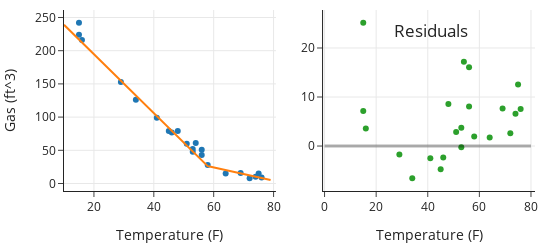

Notebook code cell kept with this figure:
### Markdown cell above
Let's overlay the bent-line fit on the scatter plot and examine the residuals to get a better idea as to the quality of the fit.

### Code cell
err58 = (y_test - y_pred_test).loc[: , "ccf"]
err58

temp = np.arange(10, 80, 1)
temp58p = (temp - 58) * (temp >= 58)

Xs = pd.DataFrame(data= np.transpose([temp,temp58p]), columns=['temp', 'temp58p'])
y_hats = bend_final.predict(Xs).flatten()


fig = make_subplots(rows=1, cols=2)

fig.add_trace(
    go.Scatter(x=X_test['temp'], y=y_test["ccf"], mode='markers'),
    row=1, col=1)

fig.add_trace(
    go.Scatter(x=Xs['temp'], y=y_hats),
    row=1, col=1)
fig.update_xaxes(title='Temperature (F)', row=1, col=1)
fig.update_yaxes(title='Gas (ft^3)', row=1, col=1)


fig.add_trace(
    go.Scatter(x=X_test['temp'], y=err58,
              mode="markers"),
    row=1, col=2)

fig.add_shape(type="line",
    x0=0, y0=0, x1=80, y1=0,
    line=dict(
        color="Black", width=3),
    row=1, col=2)

fig.update_xaxes(title='Temperature (F)', row=1, col=2)

fig.update_layout(height=250, width=550, showlegend=False,
                 title={
        'text': "Residuals",
        'y':0.9,
        'x':0.85,
        'xanchor': 'right',
        'yanchor': 'top'})

fig.show()

### Figure 1 — Plotly figure (JSON) as saved in the notebook; plotly's stock layout.template omitted (floating-point values rounded to 4 significant figures)
{"data": [{"mode": "markers", "type": "scatter", "x": [69, 58, 15, 56, 74, 76, 53, 46, 54, 53, 56, 45, 64, 16, 72, 51, 29, 34, 48, 15, 75, 41], "xaxis": "x", "y": [16, 28, 224, 51, 10, 9, 48, 77, 61, 52, 43, 79, 15, 216, 8, 60, 153, 126, 79, 242, 15, 99], "yaxis": "y"}, {"type": "scatter", "x": [10, 11, 12, 13, 14, 15, 16, 17, 18, 19, 20, 21, 22, 23, 24, 25, 26, 27, 28, 29, 30, 31, 32, 33, 34, 35, 36, 37, 38, 39, 40, 41, 42, 43, 44, 45, 46, 47, 48, 49, 50, 51, 52, 53, 54, 55, 56, 57, 58, 59, 60, 61, 62, 63, 64, 65, 66, 67, 68, 69, 70, 71, 72, 73, 74, 75, 76, 77, 78, 79], "xaxis": "x", "y": [239.0, 234.6, 230.2, 225.7, 221.3, 216.9, 212.4, 208.0, 203.6, 199.1, 194.7, 190.2, 185.8, 181.4, 176.9, 172.5, 168.1, 163.6, 159.2, 154.7, 150.3, 145.9, 141.4, 137.0, 132.6, 128.1, 123.7, 119.2, 114.8, 110.4, 105.9, 101.5, 97.07, 92.63, 88.19, 83.75, 79.32, 74.88, 70.44, 66.01, 61.57, 57.13, 52.7, 48.26, 43.82, 39.38, 34.95, 30.51, 26.07, 25.09, 24.11, 23.12, 22.14, 21.15, 20.17, 19.19, 18.2, 17.22, 16.23, 15.25, 14.27, 13.28, 12.3, 11.31, 10.33, 9.345, 8.361, 7.377, 6.393, 5.409], "yaxis": "y"}, {"mode": "markers", "type": "scatter", "x": [69, 58, 15, 56, 74, 76, 53, 46, 54, 53, 56, 45, 64, 16, 72, 51, 29, 34, 48, 15, 75, 41], "xaxis": "x2", "y": [7.656, 1.926, 7.137, 16.05, 6.577, 7.545, -0.2587, -2.317, 17.18, 3.741, 8.052, -4.754, 1.736, 3.574, 2.609, 2.867, -1.746, -6.561, 8.557, 25.14, 12.56, -2.502], "yaxis": "y2"}], "layout": {"height": 250, "shapes": [{"line": {"color": "Black", "width": 3}, "type": "line", "x0": 0, "x1": 80, "xref": "x2", "y0": 0, "y1": 0, "yref": "y2"}], "showlegend": false, "title": {"text": "Residuals", "x": 0.85, "xanchor": "right", "y": 0.9, "yanchor": "top"}, "width": 550, "xaxis": {"anchor": "y", "autorange": true, "domain": [0, 0.45], "range": [10, 80.79], "title": {"text": "Temperature (F)"}, "type": "linear"}, "xaxis2": {"anchor": "y2", "autorange": true, "domain": [0.55, 1], "range": [-0.5801, 81.56], "title": {"text": "Temperature (F)"}, "type": "linear"}, "yaxis": {"anchor": "x", "autorange": true, "domain": [0, 1], "range": [-11.31, 261.3], "title": {"text": "Gas (ft^3)"}, "type": "linear"}, "yaxis2": {"anchor": "x2", "autorange": true, "domain": [0, 1], "range": [-9.177, 27.75], "type": "linear"}}}
